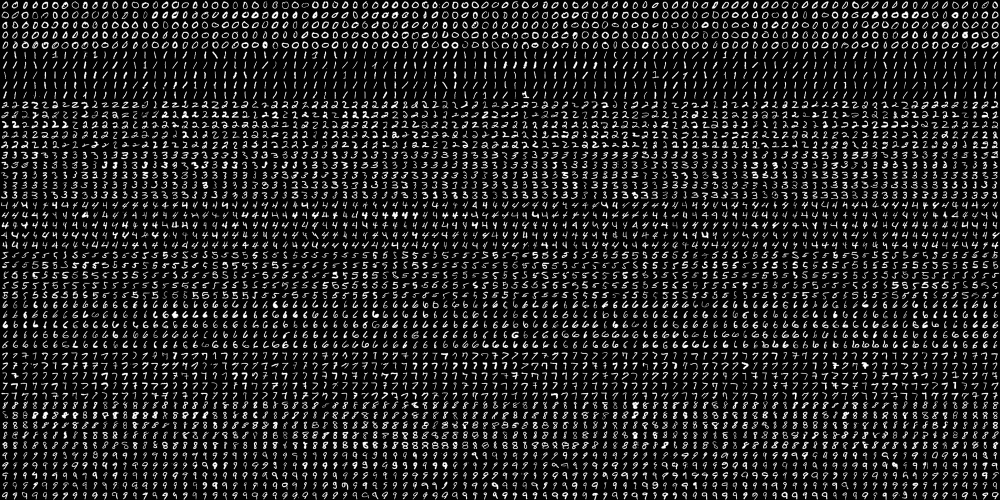
#> input picture digits.png, 2000 x 1000 px (shown at 1/2 size); its folder holds only this picture in this run
$ python -i KNN-NumberRecognition.py   (imports and definitions only)
#> lines starting #> are read from the running program, lines starting #| are printed output that depends on the picture
import cv2
import numpy as np
import glob
import matplotlib.pyplot as plt

FILE_NAME = 'trained.npz'

# 파일로부터 학습 데이터를 불러옴
def load_train_data(file_name):
    with np.load(file_name) as data:
        train = data['train']
        train_labels = data['train_labels']
    return train, train_labels

# 손 글씨 이미지를 (20 x 20) 크기로 Scalling함
def resize20(image):
#> called with image = 'digits.png'
    img = cv2.imread(image)
#> img is the input picture: shape (1000, 2000, 3); min 0, max 255, mean 33.8
    gray = cv2.cvtColor(img, cv2.COLOR_BGR2GRAY)
    gray_resize = cv2.resize(gray, (20, 20))
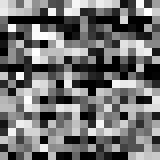
#> gray_resize: shape (20, 20) (shown 8 times larger); min 0, max 255, mean 113.8
    plt.imshow(cv2.cvtColor(gray_resize, cv2.COLOR_GRAY2BGR))
    plt.show()
    # 최종적으로 (1 x 400) 크기로 반환
    return gray_resize.reshape(-1, 400).astype(np.float32)

def check(test, train, train_labels):
    knn = cv2.ml.KNearest_create()
    knn.train(train, cv2.ml.ROW_SAMPLE, train_labels)
    # 가장 가까운 5개의 글자를 찾아, 어떤 숫자에 해당하는지 찾음
    ret, result, neighbours, dist = knn.findNearest(test, k=5)
    return result

# [1 line that did not run here, left out]

# [4 lines not run here, left out]

>>> result = resize20('digits.png')
